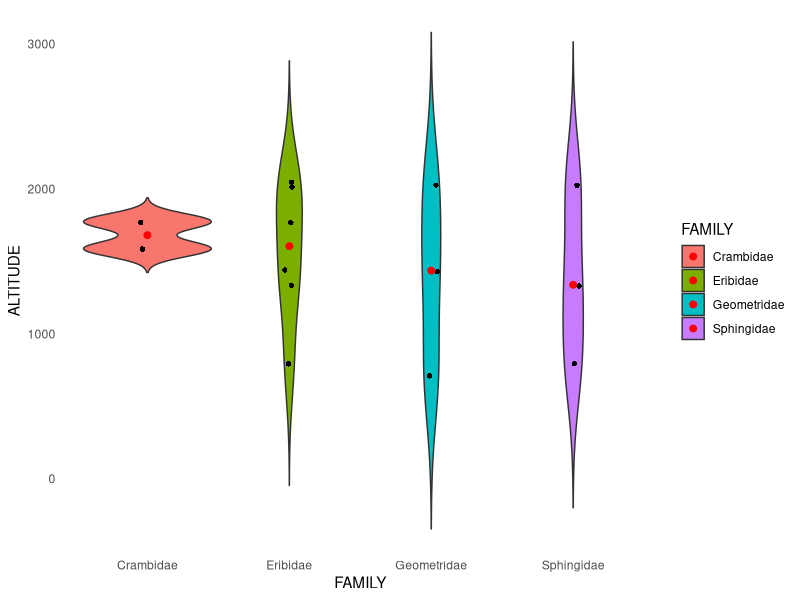

Reproduce this figure in R.
install.packages("ggplot2")
library("ggplot2")
sphinx <-read.csv("34.csv")
sphinx
data("ToothGrowth")
sphinx$FAMILY <- as.factor(sphinx$FAMILY)
head(sphinx)
p<-ggplot(sphinx, aes(x=FAMILY, y=ALTITUDE,fill=FAMILY)) + geom_violin(trim=FALSE)+theme_minimal( ) +theme(panel.grid = element_blank())
p+geom_jitter(shape=16, position=position_jitter(.05))+stat_summary(fun=median, geom="point", size=2, color="RED")

                              